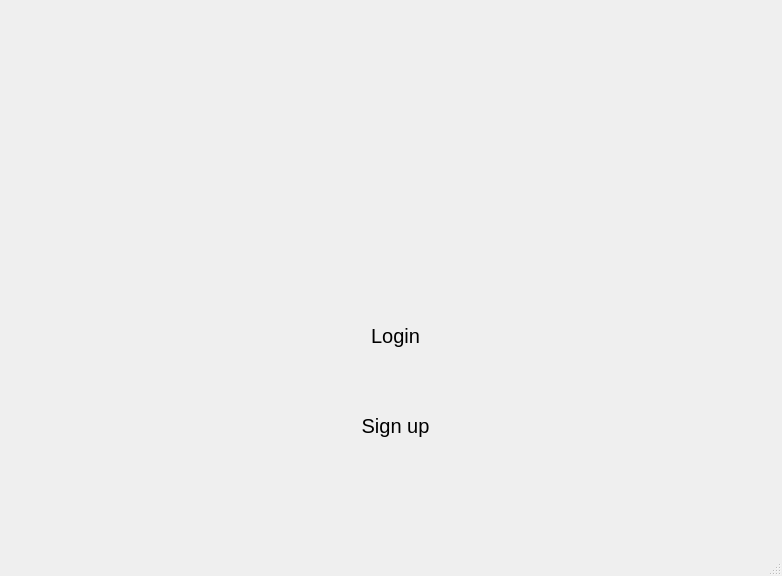
<?xml version="1.0" encoding="UTF-8"?>
<ui version="4.0">
 <class>MainWindow</class>
 <widget class="QMainWindow" name="MainWindow">
  <property name="geometry">
   <rect>
    <x>0</x>
    <y>0</y>
    <width>782</width>
    <height>576</height>
   </rect>
  </property>
  <property name="windowTitle">
   <string>MainWindow</string>
  </property>
  <property name="styleSheet">
   <string notr="true">QMainWindow {
		background-color: '#8bbdd9';
}</string>
  </property>
  <widget class="QWidget" name="centralwidget">
   <property name="styleSheet">
    <string notr="true">QWidget {
background-color: '#8bbdd9';
}</string>
   </property>
   <widget class="QLabel" name="label">
    <property name="geometry">
     <rect>
      <x>210</x>
      <y>10</y>
      <width>371</width>
      <height>291</height>
     </rect>
    </property>
    <property name="text">
     <string/>
    </property>
    <property name="pixmap">
     <pixmap>logo2.png</pixmap>
    </property>
    <property name="scaledContents">
     <bool>true</bool>
    </property>
   </widget>
   <widget class="QPushButton" name="pushButton">
    <property name="geometry">
     <rect>
      <x>300</x>
      <y>300</y>
      <width>191</width>
      <height>71</height>
     </rect>
    </property>
    <property name="cursor">
     <cursorShape>PointingHandCursor</cursorShape>
    </property>
    <property name="styleSheet">
     <string notr="true">QPushButton{
		border-radius : 30;
		border: 6px solid '#0079bf';
		border-style: double;
		font-size: 20px;
		color: 'white';
}</string>
    </property>
    <property name="text">
     <string>Login</string>
    </property>
    <property name="icon">
     <iconset>
      <normaloff>login.png</normaloff>login.png</iconset>
    </property>
    <property name="iconSize">
     <size>
      <width>40</width>
      <height>40</height>
     </size>
    </property>
   </widget>
   <widget class="QPushButton" name="pushButton_2">
    <property name="geometry">
     <rect>
      <x>300</x>
      <y>390</y>
      <width>191</width>
      <height>71</height>
     </rect>
    </property>
    <property name="cursor">
     <cursorShape>PointingHandCursor</cursorShape>
    </property>
    <property name="mouseTracking">
     <bool>false</bool>
    </property>
    <property name="styleSheet">
     <string notr="true">QPushButton{
		border-radius : 30;
		border: 6px solid '#0079bf';
		border-style: double;
		font-size: 20px;
		color: 'white';

}</string>
    </property>
    <property name="text">
     <string>Sign up</string>
    </property>
    <property name="icon">
     <iconset>
      <normaloff>signup.png</normaloff>signup.png</iconset>
    </property>
    <property name="iconSize">
     <size>
      <width>40</width>
      <height>40</height>
     </size>
    </property>
   </widget>
  </widget>
  <widget class="QMenuBar" name="menubar">
   <property name="geometry">
    <rect>
     <x>0</x>
     <y>0</y>
     <width>782</width>
     <height>27</height>
    </rect>
   </property>
  </widget>
  <widget class="QStatusBar" name="statusbar"/>
 </widget>
 <resources/>
 <connections/>
</ui>
